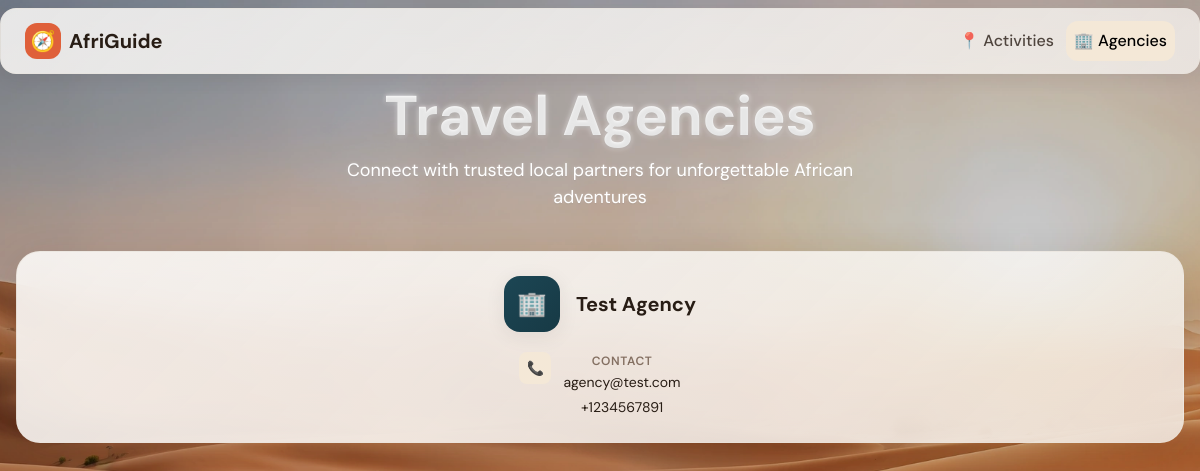
Page /agencies on the committed database.
### app/models.py (models this page shows, shortened)
class TravelAgency(db.Model):
    __tablename__ = 'Travel_agencies_id'   # exact zoals in de DB
    agency_id = db.Column(
        db.BigInteger,
        primary_key=True,
        name='Agency_id'                   # kolomnaam in de DB
    )
    name = db.Column(db.Text, nullable=False)          # eventueel name='Name' als je kolom zo heet
    contact_info = db.Column(db.Text, nullable=True)   # idem
    website = db.Column(db.Text, nullable=True)
    created_at = db.Column(
        db.DateTime(timezone=True),
        nullable=False,
        name='created_at',
        default=datetime.utcnow,
    )
    user_id = db.Column(
        db.BigInteger,
        db.ForeignKey('User.user_id'),
        nullable=False,
        name='User_id'
    )
    updated_at = db.Column(db.DateTime(timezone=True), nullable=True)
    activities = db.relationship(
        'ActivityType',
        back_populates='agency',
        lazy='dynamic',
    )

class User(db.Model):  # niet van BaseModel erven omdat created_at/updated_at anders niet matchen
    __tablename__ = 'User'
    user_id = db.Column(db.BigInteger, primary_key=True)
    name = db.Column(db.Text, nullable=True, name='Name')
    email = db.Column(db.Text, nullable=True, unique=True, name='Email')
    phone_number = db.Column(db.Text, nullable=True, name='Phone_Number')
    role = db.Column(user_role_enum, nullable=False, name='Role')
    created_at = db.Column(
        db.DateTime(timezone=True),
        nullable=False,
        name='created_at',
        default=datetime.utcnow,
    )
    trips = db.relationship('Trip', backref='user', lazy=True)

### app/routes.py (the view)
@main.route('/agencies')
def agencies():
    current_user = None
    is_agency = False
    if 'user_id' in session:
        current_user = User.query.get(session['user_id'])
        if current_user and current_user.role == 'AGENCY':
            is_agency = True
    all_agencies = TravelAgency.query.order_by(TravelAgency.name).all()
    def find_agency_logo(agency):
        if agency and agency.contact_info:
            return agency.contact_info
        return None
    agencies_with_users = []
    for agency in all_agencies:
        user = User.query.get(agency.user_id)
        logo_path = find_agency_logo(agency)
        agencies_with_users.append({
            'agency': agency,
            'user': user,
            'logo': logo_path
        })
    return render_template('agencies.html', user=current_user, agencies=agencies_with_users, is_agency=is_agency, current_user=current_user)

### app/templates/agencies.html (shortened to what this page needs)
<!DOCTYPE html>
<html lang="en">
{% set page_title = 'Agencies' %}
{% include 'partials/_head.html' %}
<body>
  {% include 'partials/_navbar.html' %}
  {% set header_title = '<span class="text-gradient">Travel Agencies</span>' %}
  {% set header_subtitle = 'Connect with trusted local partners for unforgettable African adventures' %}
  {% include 'partials/_page_header.html' %}
  <div class="container">
    {% if agencies %}
    <div class="agencies-grid">
      {% for item in agencies %}
      <div class="agency-card">
        <div class="agency-header">
          <div class="agency-avatar">
            {% if item.logo %}
              <img src="{{ item.logo|logo_url }}" alt="{{ item.agency.name }} Logo" onerror="this.parentElement.innerHTML='🏢';">
            {% else %}
              🏢
            {% endif %}
          </div>
          <div class="agency-name">{{ item.agency.name }}</div>
        </div>
        <div class="agency-info">
          <div class="agency-info-row">
            <div class="agency-info-icon">📞</div>
            <div class="agency-info-content">
              <div class="agency-info-label">Contact</div>
              <div class="agency-info-value">
                {% if item.user and item.user.email %}
                  <div style="margin-bottom: 0.25rem;">{{ item.user.email }}</div>
                {% else %}
                  <div style="margin-bottom: 0.25rem; color: var(--muted-foreground); font-style: italic;">Email not available</div>
                {% endif %}
                {% if item.user and item.user.phone_number %}
                  <div>{{ item.user.phone_number }}</div>
                {% else %}
                  <div style="color: var(--muted-foreground); font-style: italic;">Phone number not available</div>
                {% endif %}
              </div>
            </div>
          </div>
        </div>
      </div>
      {% endfor %}
    </div>
    {% else %}
    <div class="empty-state">
      <div class="empty-state-icon">🏢</div>
      <h3>No agencies found</h3>
      <p>Travel agencies will appear here once they register.</p>
    </div>
    {% endif %}
  </div>
</body>
</html>

### rows in the picture
TravelAgency: agency.name "Test Agency"
User: user.email "agency@test.com", user.phone_number "+1234567891"

### other values in the picture
{{ header_title|safe }} "Travel Agencies"
{{ header_subtitle }} "Connect with trusted local partners for unforgettable African adventures"
